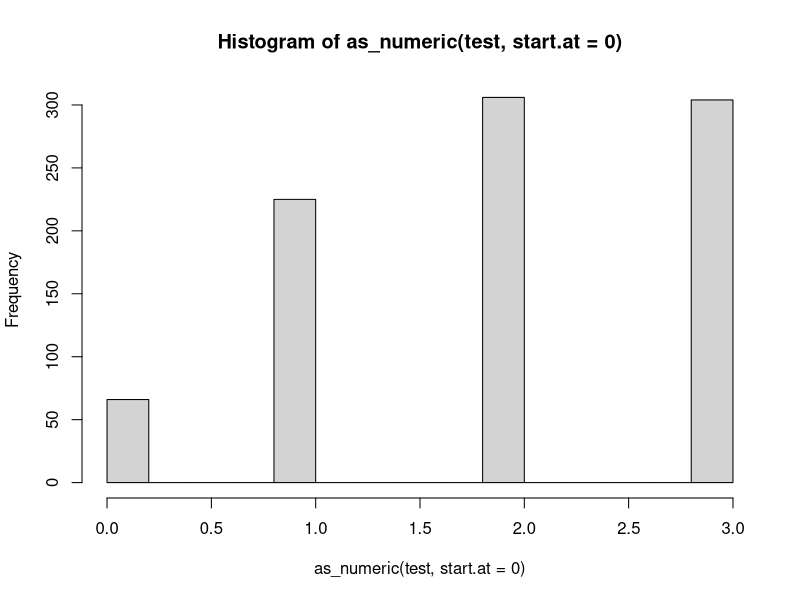

This figure's R source:
library(sjlabelled)


### Name: as_numeric
### Title: Convert factors to numeric variables
### Aliases: as_numeric

### ** Examples

data(efc)
test <- as_label(efc$e42dep)
table(test)

table(as_numeric(test))
hist(as_numeric(test, start.at = 0))

# set lowest value of new variable to "5".
table(as_numeric(test, start.at = 5))

# numeric factor keeps values
dummy <- factor(c("3", "4", "6"))
table(as_numeric(dummy))

# do not drop unused factor levels
dummy <- ordered(c(rep("No", 5), rep("Maybe", 3)),
                 levels = c("Yes", "No", "Maybe"))
as_numeric(dummy)

# non-numeric factor is converted to numeric
# starting at 1
dummy <- factor(c("D", "F", "H"))
table(as_numeric(dummy))

# for numeric factor levels, value labels will be used, if present
dummy1 <- factor(c("3", "4", "6"))
dummy1 <- set_labels(dummy1, labels = c("first", "2nd", "3rd"))
dummy1
as_numeric(dummy1)

# for non-numeric factor levels, these will be used.
# value labels will be ignored
dummy2 <- factor(c("D", "F", "H"))
dummy2 <- set_labels(dummy2, labels = c("first", "2nd", "3rd"))
dummy2
as_numeric(dummy2)


# easily coerce specific variables in a data frame to numeric
# and keep other variables, with their class preserved
data(efc)
efc$e42dep <- as.factor(efc$e42dep)
efc$e16sex <- as.factor(efc$e16sex)
efc$e17age <- as.factor(efc$e17age)

# convert back "sex" and "age" into numeric
as_numeric(efc, e16sex, e17age)

x <- factor(c("None", "Little", "Some", "Lots"))
x <- set_labels(x, labels = c("0.5", "1.3", "1.8", ".2"))
x
as_numeric(x)
as_numeric(x, use.labels = TRUE)
as_numeric(x, use.labels = TRUE, keep.labels = FALSE)
